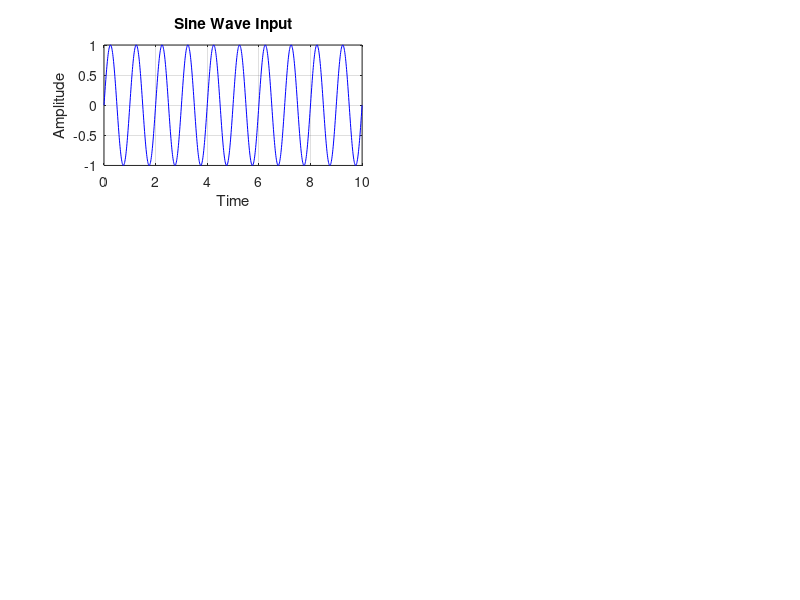

This figure's MATLAB source: (Note: this script raises an error after producing the figure.)
f_c = 1e3;
time_1 = (linspace (0, 10, 1000));
signal_in = sin (2 * pi * f_c * time_1);
subplot(3, 2, 1);

plot (time_1, signal_in, "b"); % blue=signal_in
grid on;
xlabel('Time');
ylabel('Amplitude');
title("Sine Wave Input");
sgtitle("Rayleigh fading channel simulation");

for ii = 1:5
    tau = round(100 * rand(1, 1) + 1); % variable delay(phase shift)
    g1 = 1; % fixed gain
    g2 = (0.6 * rand(1, 1) + rand(1, 1)); % variable gain or attenuation

    signal_out = g1 * signal_in + g2 * ...
        [zeros(1, tau) signal_in(1:end - tau)];

    subplot(3, 2, ii + 1);
    plot (time_1, signal_out, "r"); % red=signal_out
    xlabel("Time");
    ylabel("Amplitude");
    title(sprintf("tau = %f, g2 = %f", tau, g2));

end
